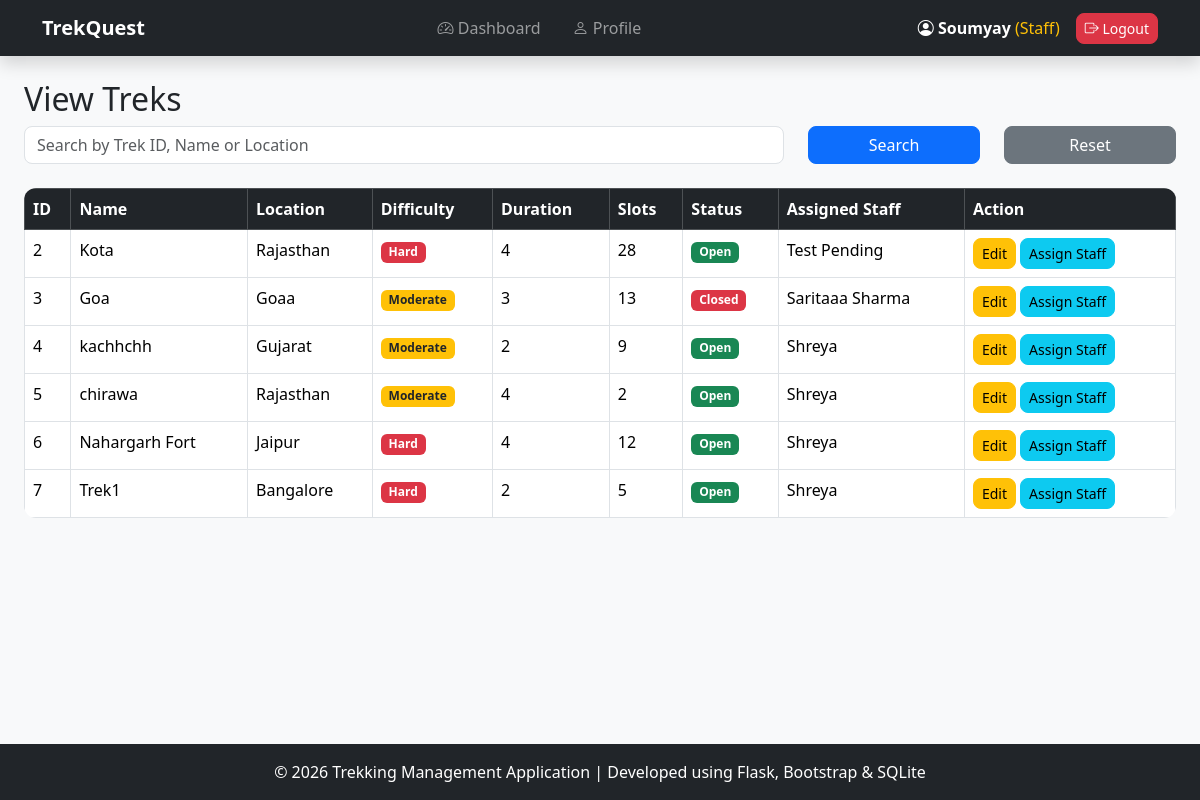
The page /view-treks (signed in) on the database its author committed.
### models.py (models this page shows, shortened)
class User(UserMixin, db.Model):
    __tablename__ = "users"
    id = db.Column(
        db.Integer,
        primary_key=True
    )
    name = db.Column(
        db.String(100),
        nullable=False
    )
    email = db.Column(
        db.String(100),
        unique=True,
        nullable=False
    )
    password = db.Column(
        db.String(200),
        nullable=False
    )
    role = db.Column(
        db.String(20),
        nullable=False
    )
    status = db.Column(
        db.String(20),
        default="active"
    )

class Trek(db.Model):
    __tablename__ = "treks"
    id = db.Column(
        db.Integer,
        primary_key=True
    )
    name = db.Column(
        db.String(100),
        nullable=False
    )
    location = db.Column(
        db.String(100)
    )
    difficulty = db.Column(
        db.String(50)
    )
    duration = db.Column(
        db.Integer
    )
    available_slots = db.Column(
        db.Integer
    )
    start_date = db.Column(
        db.String(50)
    )
    end_date = db.Column(
        db.String(50)
    )
    status = db.Column(
        db.String(50),
        default="Open"
    )
    staff_id = db.Column(
        db.Integer,
        db.ForeignKey("users.id")
    )
    staff = db.relationship(
    "User",
    foreign_keys=[staff_id]
    )

### app.py (the view)
@app.route("/view-treks")
@login_required
def view_treks():
    search = request.args.get("search")
    treks = Trek.query
    if search:
        treks = treks.filter(
            (Trek.name.contains(search)) |
            (Trek.location.contains(search)) |
            (Trek.id == search)
        )
    treks = treks.all()
    return render_template(
        "view_treks.html",
        treks=treks,
        search=search
    )

### app.py (called while the page is built)
@login_manager.user_loader
def load_user(user_id):
    return User.query.get(
        int(user_id)
    )

### templates/view_treks.html
{% extends "base.html" %}
{% block content %}
<h2>View Treks</h2>
<form method="GET" class="mb-4">
    <div class="row">
        <div class="col-md-8">
            <input type="text" name="search" class="form-control" placeholder="Search by Trek ID, Name or Location"
                value="{{ search if search else '' }}">
        </div>
        <div class="col-md-2">
            <button class="btn btn-primary w-100">
                Search
            </button>
        </div>
        <div class="col-md-2">
            <a href="{{ url_for('view_treks') }}" class="btn btn-secondary w-100">
                Reset
            </a>
        </div>
    </div>
</form>
<table class="table table-bordered">
    <thead class="table-dark">
        <tr>
            <th>ID</th>
            <th>Name</th>
            <th>Location</th>
            <th>Difficulty</th>
            <th>Duration</th>
            <th>Slots</th>
            <th>Status</th>
            <th>Assigned Staff</th>
            <th>Action</th>
        </tr>
    </thead>
    <tbody>
        {% for trek in treks %}
        <tr>
            <td>{{ trek.id }}</td>
            <td>{{ trek.name }}</td>
            <td>{{ trek.location }}</td>
            <td>
                {% if trek.difficulty == "Easy" %}
                <span class="badge bg-success">Easy</span>
                {% elif trek.difficulty == "Moderate" %}
                <span class="badge bg-warning text-dark">Moderate</span>
                {% else %}
                <span class="badge bg-danger">Hard</span>
                {% endif %}
            </td>
            <td>{{ trek.duration }}</td>
            <td>{{ trek.available_slots }}</td>
            <td>
                {% if trek.status == "Open" %}
                <span class="badge bg-success">Open</span>
                {% else %}
                <span class="badge bg-danger">Closed</span>
                {% endif %}
            </td>
            <td>
                {% if trek.staff %}
                {{ trek.staff.name }}
                {% else %}
                <span class="text-muted">Not Assigned</span>
                {% endif %}
            </td>
            <td>
                <a href="{{ url_for('edit_trek', trek_id=trek.id) }}" class="btn btn-warning btn-sm">Edit
                </a>
                <a href="{{ url_for('assign_staff', trek_id=trek.id) }}" class="btn btn-info btn-sm">Assign Staff
                </a>
            </td>
        </tr>
        {% endfor %}
    </tbody>
</table>
{% endblock %}

### templates/base.html (shortened to what this page needs)
<!DOCTYPE html>
<html lang="en">
<head>
    <link href="https://cdn.jsdelivr.net/npm/bootstrap@5.3.3/dist/css/bootstrap.min.css" rel="stylesheet">
    <link rel="stylesheet" href="https://cdn.jsdelivr.net/npm/bootstrap-icons@1.11.3/font/bootstrap-icons.min.css">
</head>
<body class="d-flex flex-column min-vh-100">
    {% if request.endpoint != "home" %}
    <nav class="navbar navbar-expand-lg navbar-dark bg-dark shadow">
        {% endif %}
        <div class="container">
            {% if current_user.is_authenticated %}
            <a class="navbar-brand fw-bold" href="/">TrekQuest</a>
            <div class="collapse navbar-collapse" id="navbarMenu">
                <ul class="navbar-nav mx-auto gap-3">
                    {% if current_user.role=="admin" %}
                    <li class="nav-item">
                        <a class="nav-link" href="{{ url_for('admin_dashboard') }}">
                            <i class="bi bi-speedometer2"></i> Dashboard
                        </a>
                    </li>
                    <li class="nav-item">
                        <a class="nav-link" href="{{ url_for('view_treks') }}">
                            <i class="bi bi-map"></i> Treks
                        </a>
                    </li>
                    <li class="nav-item">
                        <a class="nav-link" href="{{ url_for('add_trek') }}">
                            <i class="bi bi-plus-circle"></i> Add Trek
                        </a>
                    </li>
                    <li class="nav-item">
                        <a class="nav-link" href="{{ url_for('manage_staff') }}">
                            <i class="bi bi-person-badge"></i> Staff
                        </a>
                    </li>
                    <li class="nav-item">
                        <a class="nav-link" href="{{ url_for('manage_users') }}">
                            <i class="bi bi-people"></i> Users
                        </a>
                    </li>
                    <li class="nav-item">
                        <a class="nav-link" href="{{ url_for('view_bookings') }}">
                            <i class="bi bi-journal-bookmark"></i> Bookings
                        </a>
                    </li>
                    {% elif current_user.role=="staff" %}
                    <li class="nav-item">
                        <a class="nav-link" href="{{ url_for('staff_dashboard') }}">
                            <i class="bi bi-speedometer2"></i> Dashboard
                        </a>
                    </li>
                    <li class="nav-item">
                        <a class="nav-link" href="{{ url_for('edit_profile') }}">
                            <i class="bi bi-person"></i> Profile
                        </a>
                    </li>
                    {% endif %}
                </ul>
                <div class="d-flex align-items-center">
                    <span class="text-white me-3">
                        <i class="bi bi-person-circle"></i>
                        <strong>{{ current_user.name }}</strong>
                        <span class="text-warning">
                            ({{ current_user.role|capitalize }})
                        </span>
                    </span>
                    <a href="{{ url_for('logout') }}" class="btn btn-danger btn-sm">
                        <i class="bi bi-box-arrow-right"></i>
                        Logout
                    </a>
                </div>
            </div>
            {% endif %}
        </div>
    </nav>
    <main class="flex-grow-1">
        <div class="m-4">
            {% block content %}
            {% endblock %}
        </div>
    </main>
    {% if request.endpoint != "home" %}
    <footer class="bg-dark text-white text-center py-3 mt-auto">
        © 2026 Trekking Management Application |
        Developed using Flask, Bootstrap & SQLite
    </footer>
    {% endif %}
</body>
</html>

### rows shown on the page
User: name "Soumyay", role "Staff"
Trek: id "2", name "Kota", location "Rajasthan", difficulty "Hard", duration "4", available_slots "28", status "Open", staff.name "Test Pending"
Trek: id "3", name "Goa", location "Goaa", difficulty "Moderate", duration "3", available_slots "13", status "Closed", staff.name "Saritaaa Sharma"
Trek: id "4", name "kachhchh", location "Gujarat", difficulty "Moderate", duration "2", available_slots "9", status "Open", staff.name "Shreya"
Trek: id "5", name "chirawa", location "Rajasthan", difficulty "Moderate", duration "4", available_slots "2", status "Open", staff.name "Shreya"
Trek: id "6", name "Nahargarh Fort", location "Jaipur", difficulty "Hard", duration "4", available_slots "12", status "Open", staff.name "Shreya"
Trek: id "7", name "Trek1", location "Bangalore", difficulty "Hard", duration "2", available_slots "5", status "Open", staff.name "Shreya"
